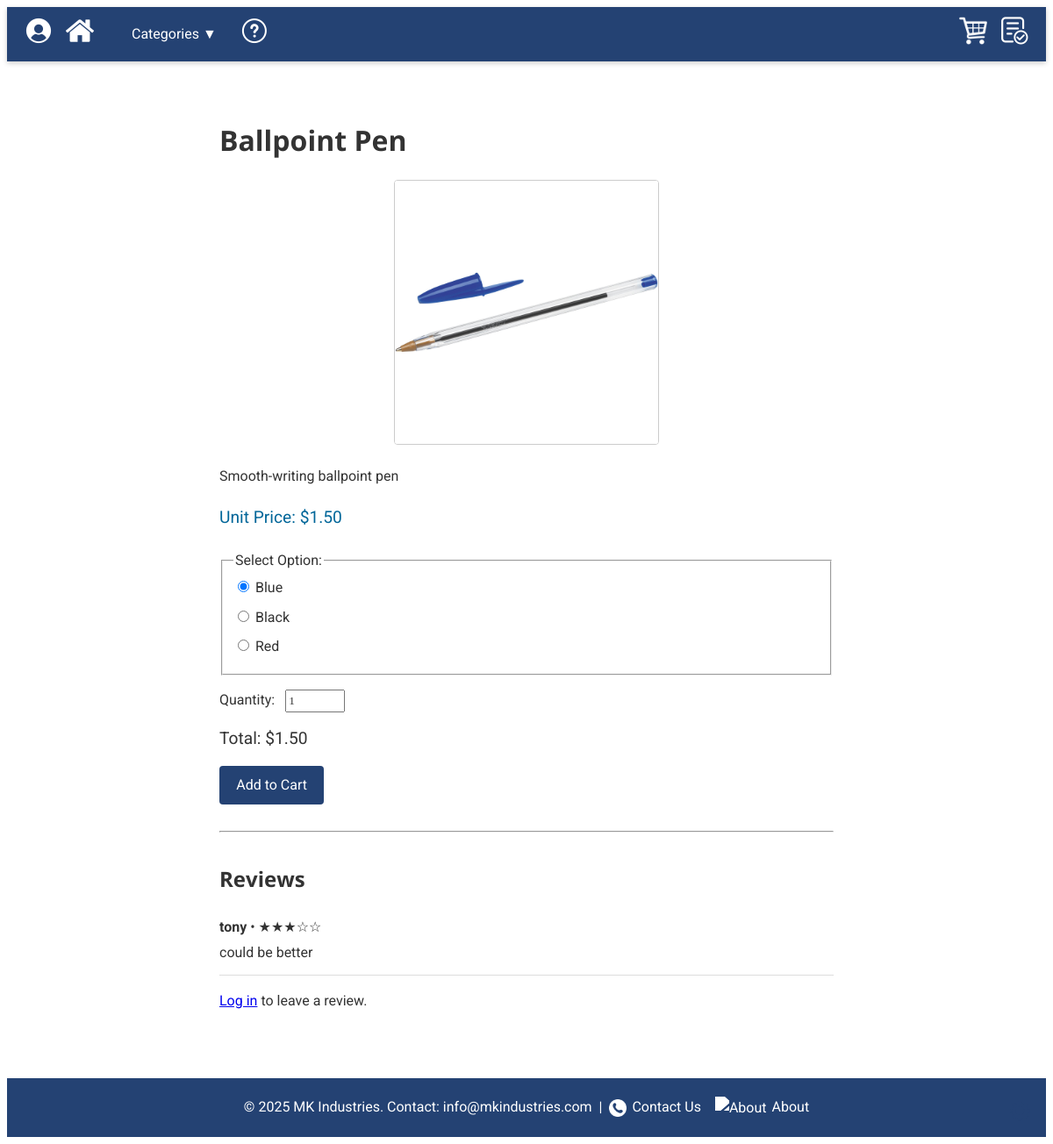
The page /product.php?id=4 on the database its author committed.
### tables this page shows
CREATE TABLE `products` (
  `product_id` int(11) NOT NULL,
  `category_id` int(11) NOT NULL,
  `name` varchar(150) NOT NULL,
  `price` decimal(10,2) NOT NULL,
  `stock` int(11) NOT NULL DEFAULT 0,
  `description` text DEFAULT NULL,
  `image_url` varchar(255) DEFAULT NULL,
  `created_at` timestamp NOT NULL DEFAULT current_timestamp(),
  `category` varchar(50) NOT NULL DEFAULT 'Accessories'
);

CREATE TABLE `options` (
  `option_id` int(11) NOT NULL,
  `option_type` varchar(50) NOT NULL,
  `label` varchar(100) NOT NULL,
  `extra_cost` decimal(10,2) NOT NULL DEFAULT 0.00
);

CREATE TABLE `reviews` (
  `review_id` int(11) NOT NULL,
  `product_id` int(11) NOT NULL,
  `user_id` int(11) NOT NULL,
  `rating` tinyint(1) NOT NULL,
  `comment` text DEFAULT NULL,
  `admin_response` text DEFAULT NULL,
  `created_at` datetime NOT NULL DEFAULT current_timestamp(),
  `updated_at` datetime NOT NULL DEFAULT current_timestamp() ON UPDATE current_timestamp()
);

CREATE TABLE `users` (
  `user_id` int(11) NOT NULL,
  `username` varchar(50) NOT NULL,
  `email` varchar(100) NOT NULL,
  `password_hash` varchar(255) NOT NULL,
  `role` enum('customer','admin') NOT NULL DEFAULT 'customer',
  `is_active` tinyint(1) NOT NULL DEFAULT 1,
  `status` enum('active','disabled') NOT NULL DEFAULT 'active',
  `created_at` timestamp NOT NULL DEFAULT current_timestamp()
);

### db.php (called while the page is built, shortened)
<?php
class Database {
    private $host     = '127.0.0.1';
    private $db_name  = 'schoolstore_db';
    private $username = 'root';
    private $password = '';
    public  $conn;
    public function getConnection() {
        if ($this->conn === null) {
            try {
                $this->conn = new PDO(
                    "mysql:host={$this->host};dbname={$this->db_name};charset=utf8mb4",
                    $this->username,
                    $this->password
                );
                $this->conn->setAttribute(PDO::ATTR_ERRMODE, PDO::ERRMODE_EXCEPTION);
            } catch (PDOException $e) {
                echo "Connection error: " . $e->getMessage();
                exit;
            }
        }
        return $this->conn;
    }
    public function query($sql, $params = []) {
        $stmt = $this->conn->prepare($sql);
        $stmt->execute($params);
        return $stmt;
    }
}

### product.php (the view, shortened to what this page needs)
<?php
require 'db.php';
$db   = new Database();
$loggedIn      = !empty($_SESSION['user']);
$id = (int)($_GET['id'] ?? 0);
$product = $db->query(
    "SELECT * FROM products WHERE product_id = ? LIMIT 1",
    [$id]
)->fetch(PDO::FETCH_ASSOC);
$options = $db->query(
    "SELECT o.option_id, o.option_type, o.label, o.extra_cost
       FROM product_options po
       JOIN options         o USING(option_id)
      WHERE po.product_id = ?
      ORDER BY po.id ASC",
    [$id]
)->fetchAll(PDO::FETCH_ASSOC);
$allReviews = $db->query(
    "SELECT
        r.review_id,
        u.username,
        r.user_id,
        r.rating,
        r.comment,
        r.admin_response,
        r.created_at
     FROM reviews r
     JOIN users   u USING(user_id)
     WHERE r.product_id = ?
     ORDER BY r.created_at DESC",
    [$id]
)->fetchAll(PDO::FETCH_ASSOC);
$myReview = null;
include 'header.php';
?>
<main style="padding:20px; max-width:700px; margin:auto;">
  <h1><?= htmlspecialchars($product['name']) ?></h1>
  <?php
    $orig    = $product['image_url'];
    $info    = pathinfo($orig);
    $opt1    = "{$info['dirname']}/{$info['filename']}_option1.{$info['extension']}";
    $mainImg = file_exists($opt1) ? $opt1 : $orig;
  ?>
  <div style="text-align:center; margin-bottom:15px;">
    <img
      id="main-img"
      src="<?= htmlspecialchars($mainImg) ?>"
      alt="<?= htmlspecialchars($product['name']) ?>"
      style="max-width:300px; height:auto; border:1px solid #ccc; border-radius:4px;"
    >
  </div>
  <p><?= nl2br(htmlspecialchars($product['description'])) ?></p>
  <p style="font-size:1.2em; color:#006699; margin-bottom:10px;">
    Unit Price: $<span id="unit-price"><?= number_format($product['price'],2) ?></span>
  </p>
  <form method="post" action="cart.php" style="margin-top:20px;">
    <?php if ($options): ?>
    <fieldset style="margin-bottom:15px;">
      <legend>Select Option:</legend>
      <?php foreach ($options as $idx => $opt):
        $optImg = "{$info['dirname']}/{$info['filename']}_option" . ($idx+1)
                . ".{$info['extension']}";
      ?>
      <label style="display:block; margin-bottom:8px; cursor:pointer;">
        <input
          type="radio"
          name="option_id"
          value="<?= (int)$opt['option_id'] ?>"
          data-img="<?= htmlspecialchars($optImg) ?>"
          <?= $idx===0 ? 'checked' : '' ?>
        >
        <?= htmlspecialchars($opt['label']) ?>
      </label>
      <?php endforeach; ?>
    </fieldset>
    <?php endif; ?>
    <label for="quantity" style="display:block; margin-bottom:8px;">
      Quantity:
      <input
        type="number"
        name="qty"
        id="quantity"
        value="1"
        min="1"
        style="width:60px; margin-left:8px;"
      >
    </label>
    <p style="font-size:1.2em; margin:15px 0;">
      Total: $<span id="total"><?= number_format($product['price'],2) ?></span>
    </p>
    <button type="submit" class="button">Add to Cart</button>
  </form>
  <hr style="margin:30px 0;">
  <h2>Reviews</h2>
  <?php if ($allReviews): ?>
    <?php foreach ($allReviews as $r): ?>
      <div style="border-bottom:1px solid #ddd; padding:8px 0;">
        <strong><?= htmlspecialchars($r['username']) ?></strong> &bull;
        <?= str_repeat('★',$r['rating']) . str_repeat('☆',5-$r['rating']) ?>
        <p style="margin:4px 0;"><?= nl2br(htmlspecialchars($r['comment'])) ?></p>
      </div>
    <?php endforeach; ?>
  <?php else: ?>
    <p><em>No reviews yet.</em></p>
  <?php endif; ?>
  <?php if ($loggedIn): ?>
    <h3><?= $myReview ? 'Edit Your Review' : 'Leave a Review' ?></h3>
    <form method="post" action="product.php?id=<?= $product['product_id'] ?>">
      <input type="hidden" name="product_id" value="<?= $product['product_id'] ?>">
      <?php if ($myReview): ?>
        <input type="hidden" name="review_id" value="<?= $myReview['review_id'] ?>">
      <?php endif; ?>
      <label>
        Rating:
        <?php for ($i=1; $i<=5; $i++): ?>
          <input
            type="radio"
            name="rating"
            value="<?= $i ?>"
            <?= ($myReview && $myReview['rating'] == $i) ? 'checked' : '' ?>
          ><?= $i ?>
        <?php endfor; ?>
      </label>
      <br><br>
      <label>
        Comment:<br>
        <textarea
          name="comment"
          required
          style="width:100%; height:80px;"
        ><?= htmlspecialchars($myReview['comment'] ?? '') ?></textarea>
      </label>
      <br><br>
      <button type="submit" class="button">
        <?= $myReview ? 'Update Review' : 'Submit Review' ?>
      </button>
    </form>
  <?php else: ?>
    <p><a href="login.php">Log in</a> to leave a review.</p>
  <?php endif; ?>
</main>
<?php include 'footer.php'; ?>

### assets/css/styles.css (style rules this page uses)
:root { --primary-color: #244273; --secondary-color: #f0f0f0; --accent-color: #66c; --font-sans: 'Roboto', sans-serif; --font-heading: 'Open Sans', sans-serif; }
body { font-family: var(--font-sans); line-height: 1.6; color: #333; }
h1, h2, h3, h4 { font-family: var(--font-heading); margin-top: 1.4em; margin-bottom: 0.6em; }
.button { background: var(--primary-color); color: #fff; border: none; padding: 0.6rem 1.2rem; font-size: 1rem; cursor: pointer; border-radius: 4px; transition: background-color 0.3s ease, transform 0.2s ease; }

### rows shown on the page
products: name "Ballpoint Pen", description "Smooth-writing ballpoint pen", price "1.50"
options: label "Blue"
options: label "Black"
options: label "Red"
reviews: user.username "tony", rating "★★★", rating "☆☆", comment "could be better"
